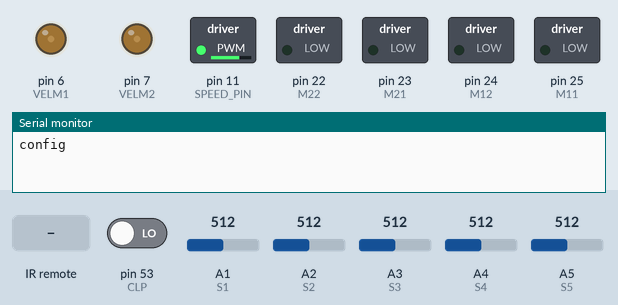
This sketch was run on a simulated Arduino Mega 2560, built with avr-gcc and run on an emulated ATmega2560. Parts: switched loads named in the sketch (green lamp = pin HIGH), output pins drawn as LEDs (lit = HIGH), the last lines printed to the serial monitor. Inputs (shaded band) come from the test bench; at power-on: A1 (S1) = 512, A3 (S3) = 512, pin 53 (CLP) LOW, A2 (S2) = 512, A4 (S4) = 512, A5 (S5) = 512.

Above: at 0.8 s.
0.9 s: infrared code 0xFF6897 received
At 1.6 s:
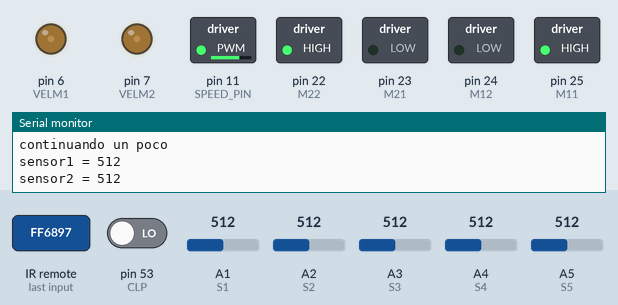
2.4 s: A1 (S1) set to 106
3.9 s: A1 (S1) set to 95
At 4.4 s:
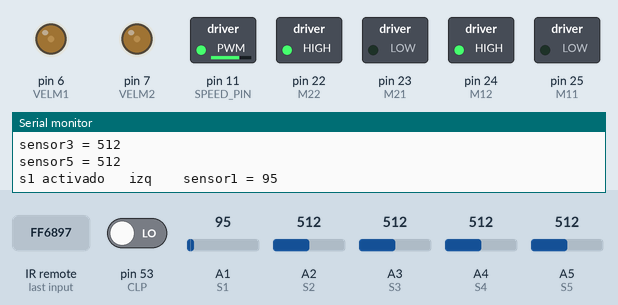
5.4 s: A3 (S3) set to 106
8.4 s: A3 (S3) set to 91
At 9.1 s:
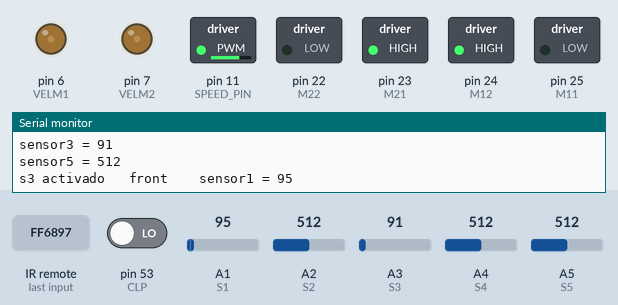
10.0 s: pin 53 (CLP) driven HIGH
At 11.3 s:
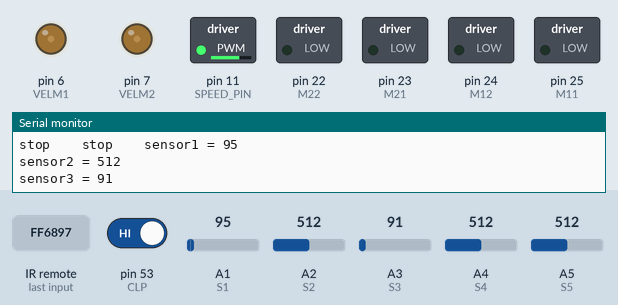
Timing chart, 0 to 12.8 s (numbered marks = the images above; inputs shaded):
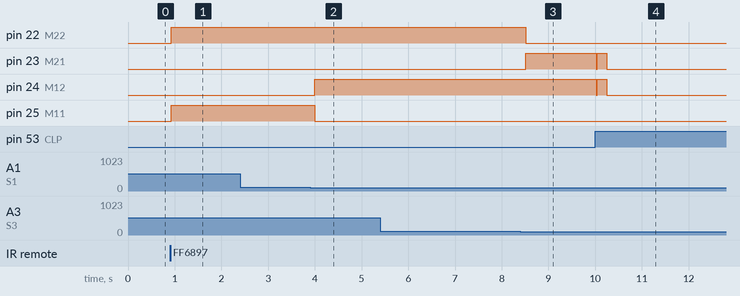

The sketch:

siguelineas.ino
```cpp
#include <IRremote.h>
//
////For the remote controller
////for IR
#define RECV_PIN  9
#define SPEED_PIN 11
IRrecv irrecv(RECV_PIN);
decode_results results;
#define S1   A1
#define S2   A2
#define S3   A3
#define S4   A4
#define S5   A5
#define CLP  53
#define VEL 50
#define VELM1 6
#define VELM2 7
#define M11  25
#define M12  24
#define M21  23
#define M22  22
#define THRESHOLD 100
#define FRONT    1
#define DER      2
#define IZQ      3
#define STOP     4
#define NORMAL   5
#define CERRADO  6
#define BACK     7

int s1val, s2val, s3val, s4val, s5val, diract, clp;
int inByte=-1;
int cruce= 0;
int stopByte=0;
void setup(){
   Serial.begin(9600);

  while (!Serial) {
    ; // wait for serial port to connect. Needed for native USB port only
  }
  irrecv.enableIRIn(); // Start the receiver
  //while(Serial.available() == 0);


 pinMode(S1, INPUT);
 pinMode(S2, INPUT);
 pinMode(S3, INPUT);
 pinMode(S4, INPUT);
 pinMode(S5, INPUT);
 pinMode(CLP, INPUT);
 pinMode(M11, OUTPUT);
 pinMode(M21, OUTPUT);
 pinMode(M12, OUTPUT);
 pinMode(M22, OUTPUT);
 pinMode(SPEED_PIN, OUTPUT);

 pinMode(VELM2, OUTPUT);
 pinMode(VELM1, OUTPUT);
analogWrite(VELM1,VEL);
analogWrite(VELM2,VEL);
analogWrite(SPEED_PIN, 180);
 digitalWrite(M11,LOW); //Paramos los motores por precaucion
 digitalWrite(M21,LOW);
 digitalWrite(M12,LOW); //Paramos los motores por precaucion
 digitalWrite(M22,LOW);
   Serial.write("config\n");

while(inByte == -1){
   inByte = readFromRemote();
   Serial.println(inByte);
   Serial.println("  plaza seleccionada\n");
    }
}
void loop(){

  s1val = analogRead(S1);
    Serial.print("sensor1 = ");
    Serial.println(s1val);
  s2val = analogRead(S2);

    Serial.print("sensor2 = ");
  Serial.println(s2val);
  s3val = analogRead(S3);
    Serial.print("sensor3 = ");
  Serial.println(s3val);
  s4val = analogRead(S4);
  s5val = analogRead(S5);
    Serial.print("sensor5 = ");
  Serial.println(s5val);

  clp=digitalRead(CLP);

 if(stopByte==0){

 if(clp == 1){
  mover(STOP,NORMAL);
  diract=STOP;
  stopByte=1;
 }


 if(s3val<THRESHOLD){ //Si el sensor central ve la linea
  Serial.write("s3 activado   ");
   mover(FRONT,NORMAL);
   diract=FRONT;
 }else if(s2val<THRESHOLD){ //Sensor derecho
  Serial.write("s2 activado   ");
   mover(IZQ,NORMAL);
   diract=IZQ;
 }else if (s4val<THRESHOLD){
  Serial.write("s4 activado   ");
   mover(DER,NORMAL);
   diract=DER;
 }else if(s1val<THRESHOLD){//Sensor del extremo
  Serial.write("s1 activado   ");
   mover(IZQ,CERRADO);
   diract=IZQ;
 }else if (s5val<THRESHOLD){
  Serial.write("s5 activado   ");
   mover(DER,CERRADO);
   diract=DER;
 }


 if(s1val<THRESHOLD && s2val<THRESHOLD && s3val<THRESHOLD && s4val<THRESHOLD && s5val<THRESHOLD){ //Todos los sensores sobre una sup negra

  if(inByte==1 && cruce==0){
    mover(IZQ,CERRADO);
   diract=IZQ;
   delay(100);
  }else if(inByte==2 && cruce==1){
    mover(IZQ,CERRADO);
   diract=IZQ;
    delay(300);
  }else if(inByte==3 && cruce==1){
    mover(DER,CERRADO);
   diract=DER;
    delay(300);
  }else if(inByte==4 && cruce==0){
    mover(DER,CERRADO);
   diract=DER;
    delay(100);
  }else{
    mover(diract,NORMAL);
       Serial.println("palante\n");
  }
   cruce=1;
   delay(200);
 }
 if(s1val>THRESHOLD && s2val>THRESHOLD && s3val>THRESHOLD && s4val>THRESHOLD && s5val>THRESHOLD){ //Todos los sensores sobre una sup blanca
   mover(BACK,NORMAL);
       Serial.println("continuando un poco\n");
   }

 delay(200);

 }else{
  mover(STOP,NORMAL);
   diract=STOP;
 }


  if(clp == 1){
  mover(STOP,NORMAL);
  diract=STOP;
  stopByte=1;
 }


}
void mover(int dir, int mode){

 switch (dir){

  case STOP:
   digitalWrite(M11,LOW);
   digitalWrite(M12,LOW);
   digitalWrite(M21,LOW);
   digitalWrite(M22,LOW);
      Serial.write("stop    ");
  break;

  case FRONT:
  digitalWrite(M11,LOW);
   digitalWrite(M12,HIGH);
   digitalWrite(M21,HIGH);
   digitalWrite(M22,LOW);
      Serial.write("front    ");
  break;

  case IZQ:
        Serial.write("izq    ");
    if(mode == NORMAL){
         digitalWrite(M11,LOW);
   digitalWrite(M12,HIGH);
   digitalWrite(M21,LOW);
   digitalWrite(M22,LOW);
    }else{
   digitalWrite(M11,LOW);
   digitalWrite(M12,HIGH);
   digitalWrite(M21,LOW);
   digitalWrite(M22,HIGH);
    }
  break;

  case DER:
        Serial.write("der    ");
  if(mode == NORMAL){
    digitalWrite(M11,LOW);
   digitalWrite(M12,LOW);
   digitalWrite(M21,HIGH);
   digitalWrite(M22,LOW);
    }else{
   digitalWrite(M11,HIGH);
   digitalWrite(M12,LOW);
   digitalWrite(M21,HIGH);
   digitalWrite(M22,LOW);
    }
    break;
     case BACK:
       digitalWrite(M11,HIGH);
       digitalWrite(M12,LOW);
       digitalWrite(M21,LOW);
       digitalWrite(M22,HIGH);
    break;
 }

}
//
//
//
////take in IR remote and only output the ints
int readFromRemote(){
  String button_pressed = "0";
  int button_number;
  int result = 10;
  //loop until get an input from the remote
   while(result>9){
      if (irrecv.decode(&results)) // have we received an IR signal?
      {
          button_pressed = translateIR();
          irrecv.resume(); // receive the next value
          result = button_pressed.toInt();
      }
  }
  return result;
}
///////////////////////////////////////////////////////////////////////////////
//
String translateIR() // takes action based on IR code received
//
//// describing Car MP3 IR codes
//
{
//
  switch(results.value)
//
  {
        Serial.println("ta aqui");
    Serial.println(results.value);
//
  case 0xFFA25D:
    return("10Power");
    break;
//
  case 0xFF629D:
    return("11Mode");
    break;
//
  case 0xFFE21D:
    return("12Mute/UnMute");
   break;
//
  case 0xFF22DD:
    return("13PREV");
    break;
//
  case 0xFF02FD:
    return("14NEXT");
    break;
//
  case 0xFFC23D:
    return("15PLAY/PAUSE");
    break;
//
  case 0xFFE01F:
    return("16VOL-");
    break;
//
  case 0xFFA857:
    return("17VOL+");
    break;
  case 0xFF906F:
    return("18EQ");
    break;
//
  case 0xFF6897:
    return("0");
    break;
//
  case 0xFF9867:
    return("100Plus");
    break;
//
  case 0xFFB04F:
    return("19Return");
    break;
//
  case 0xFF30CF:
    return("1");
    break;
//
  case 0xFF18E7:
    return("2");
    break;
//
  case 0xFF7A85:
   return("3");
    break;
//
  case 0xFF10EF:
    return("4");
    break;
//
 case 0xFF38C7:
    return("5");
    break;
//
  case 0xFF5AA5:
    return("6");
    break;
//
  case 0xFF42BD:
    return("7");
    break;
//
  case 0xFF4AB5:
    return("8");
    break;
//
  case 0xFF52AD:
    return("9");
    break;
//
  default:
    return(" 20other button   ");
    Serial.println(results.value, HEX );
//
//
  }
//
//
  delay(500);
//
//
}
//

//
//
```

Measured:
- the behaviour switches between 100 and 99 on A1 (S1) (found by bisection; images 1 and 2)
- the behaviour switches between 100 and 99 on A3 (S3) (found by bisection; images 2 and 3)
- after the input at 0.9 s, pin 22 (M22), pin 25 (M11): LOW → HIGH at once
- after the input at 3.9 s, pin 24 (M12): LOW → HIGH after 0.09 s; pin 25 (M11): HIGH → LOW after 0.09 s
- after the input at 8.4 s, pin 22 (M22): HIGH → LOW after 0.12 s; pin 23 (M21): LOW → HIGH after 0.12 s
- after the input at 10.0 s, pin 23 (M21), pin 24 (M12): HIGH → LOW at once, → HIGH 0.01 s later, → LOW 0.21 s later
